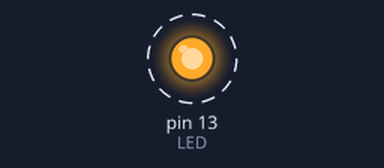
The sketch below on a simulated Arduino Uno, built with avr-gcc and run on an emulated ATmega328P. On the bench: output pins drawn as LEDs (lit = HIGH). Dashed ring = blinking.

Above: at 0.2 s.
Timing chart, 0 to 3.0 s (numbered marks = the images above):
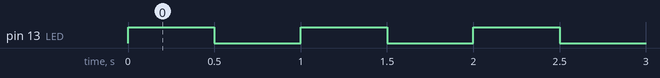

Measured:
- by itself, pin 13 (LED): alternates HIGH for 0.50 s and LOW for 0.50 s

The sketch:

CLASE_1.ino
```cpp
// This script turns on/off a led every 500 miliseconds.
// author: Ivan Garcia Martinez ivancho.ieg@outlook.com
//   date: April 29, 2024.

// The pin
int LED = 13;
// Time set for turns on/Of the led.
int SPEED = 500;

void setup() {
  pinMode(LED, OUTPUT);
}

void loop() {
  digitalWrite(LED, HIGH);
  delay(SPEED);
  digitalWrite(LED, LOW);
  delay(SPEED);
}
```
